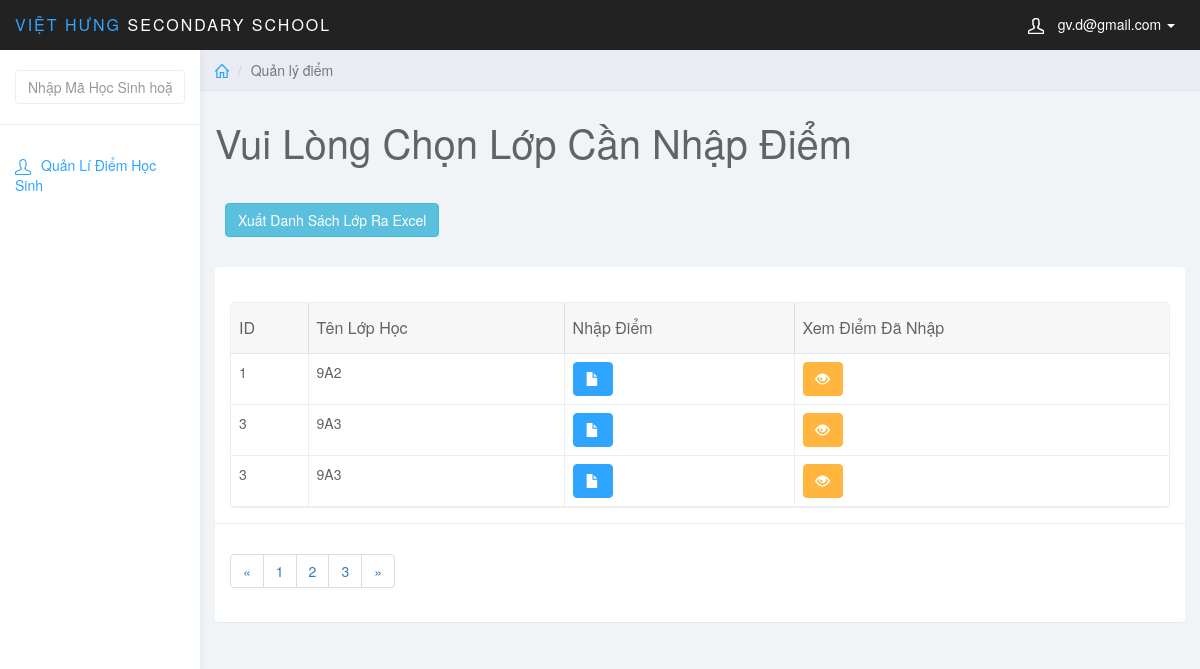
Page /admin/index.php (signed in) on the earlier database version.
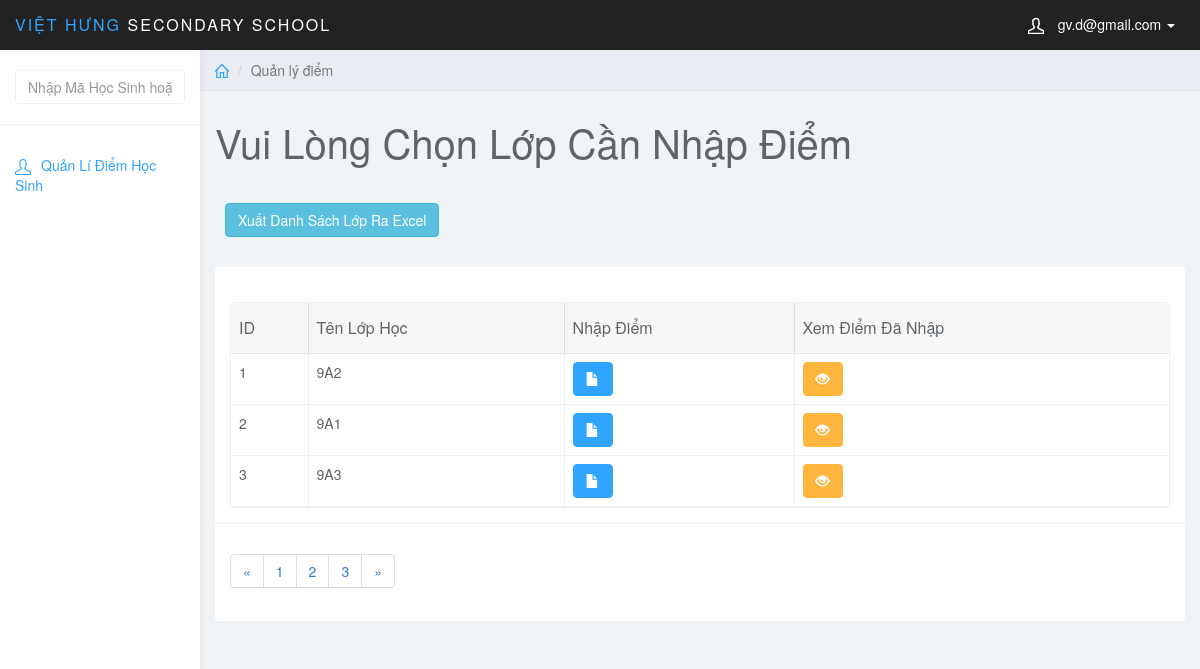
Same page on the later database version.
### tables this page shows
CREATE TABLE `dayhoc` (
  `MaDayHoc` int(5) NOT NULL AUTO_INCREMENT,
  `MaMonHoc` varchar(5) NOT NULL,
  `MaGV` int(6) NOT NULL,
  `MaLopHoc` varchar(10) NOT NULL,
  `MaHocKy` varchar(5) NOT NULL,
  `MoTaPhanCong` varchar(50) NOT NULL,
  PRIMARY KEY (`MaDayHoc`),
  KEY `fk_day_monhoc` (`MaMonHoc`),
  KEY `fk_day_gv` (`MaGV`),
  KEY `fk_day_hocky` (`MaHocKy`),
  KEY `fk_day_lophoc` (`MaLopHoc`),
  CONSTRAINT `fk_day_gv` FOREIGN KEY (`MaGV`) REFERENCES `giaovien` (`MaGV`),
  CONSTRAINT `fk_day_hocky` FOREIGN KEY (`MaHocKy`) REFERENCES `hocky` (`MaHocKy`),
  CONSTRAINT `fk_day_lophoc` FOREIGN KEY (`MaLopHoc`) REFERENCES `lophoc` (`MaLopHoc`),
  CONSTRAINT `fk_day_monhoc` FOREIGN KEY (`MaMonHoc`) REFERENCES `monhoc` (`MaMonHoc`)
);

CREATE TABLE `lophoc` (
  `MaLopHoc` varchar(10) NOT NULL,
  `Tenlophoc` varchar(20) NOT NULL,
  `KhoiHoc` varchar(10) NOT NULL,
  PRIMARY KEY (`MaLopHoc`)
);

### teacher/points.php (the view, shortened to what this page needs)
<?php
	$gv_mail = $_SESSION['mail_gv'];
?>
<div class="col-sm-9 col-sm-offset-3 col-lg-10 col-lg-offset-2 main">
		<div class="row">
			<ol class="breadcrumb">
				<li><a href="#"><svg class="glyph stroked home"><use xlink:href="#stroked-home"></use></svg></a></li>
				<li class="active">Quản lý điểm</li>
			</ol>
		</div>
		<div class="row">
			<div class="col-lg-12">
				<h1 class="page-header">Vui Lòng Chọn Lớp Cần Nhập Điểm</h1>
			</div>
		</div>
		<div class="row">
			<div class="col-md-12">
			<form method="post" action="../teacher/excel_gv.php" style="margin: 10px;">
                    <button type="submit" name="btnExport" class="btn btn-info">Xuất Danh Sách Lớp Ra Excel</button>
			</form>
			<br>
					<div class="panel panel-default">
							<div class="panel-body">
								<table
									data-toolbar="#toolbar"
									data-toggle="table">
									<thead>
									<tr>
										<th data-field="id" data-sortable="true">ID</th>
										<th>Tên Lớp Học</th>
										<th>Nhập Điểm</th>
										<th>Xem Điểm Đã Nhập</th>
									</tr>
									</thead>
									<tbody>
										<?php
											$sql_gv = "SELECT * FROM giaovien JOIN dayhoc ON giaovien.MaGV = dayhoc.MaGV JOIN lophoc ON lophoc.MaLopHoc = dayhoc.MaLopHoc WHERE giaovien.gv_mail = '$gv_mail'";
											$query_gv = mysqli_query($conn,$sql_gv);
											while ($row_gv = mysqli_fetch_assoc($query_gv)) {
										?>
										<tr>
											<td style=""><?php echo $row_gv['MaLopHoc']; ?></td>
											<td style=""><?php echo $row_gv['Tenlophoc']; ?></td>
											<td class="form-group">
												<a href="index.php?page_gv=add_points&MaHocKy=<?php echo $row_gv['MaHocKy'] ?>&MaMonHoc=<?php echo $row_gv['MaMonHoc'] ?>&MaLopHoc=<?php echo $row_gv['MaLopHoc'] ?>" class="btn btn-primary"><i class="glyphicon glyphicon-file "></i></a>
											</td>
											<td class="form-group">
												<a href="index.php?page_gv=list_points&MaHocKy=<?php echo $row_gv['MaHocKy'] ?>&MaMonHoc=<?php echo $row_gv['MaMonHoc'] ?>&MaLopHoc=<?php echo $row_gv['MaLopHoc'] ?>" class="btn btn-warning"><i class="glyphicon glyphicon-eye-open"></i></a>
											</td>
										</tr>
											<?php } ?>
									</tbody>
								</table>
							</div>
							<div class="panel-footer">
								<nav aria-label="Page navigation example">
									<ul class="pagination">
										<li class="page-item"><a class="page-link" href="#">&laquo;</a></li>
										<li class="page-item"><a class="page-link" href="#">1</a></li>
										<li class="page-item"><a class="page-link" href="#">2</a></li>
										<li class="page-item"><a class="page-link" href="#">3</a></li>
										<li class="page-item"><a class="page-link" href="#">&raquo;</a></li>
									</ul>
								</nav>
							</div>
						</div>
			</div>
		</div>
    </div>

Differences in the rows shown:
removed dayhoc: MaLopHoc.MaLopHoc "3", MaLopHoc.Tenlophoc "9A3"
added dayhoc: MaLopHoc.MaLopHoc "2", MaLopHoc.Tenlophoc "9A1"
